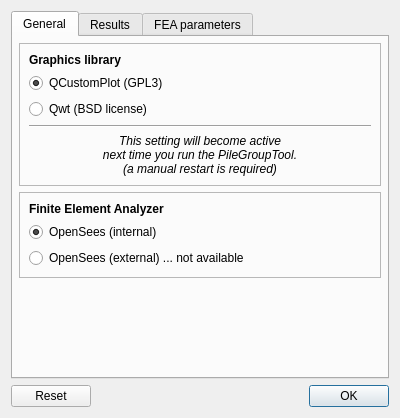
<?xml version="1.0" encoding="UTF-8"?>
<ui version="4.0">
 <class>DialogPreferences</class>
 <widget class="QDialog" name="DialogPreferences">
  <property name="geometry">
   <rect>
    <x>0</x>
    <y>0</y>
    <width>400</width>
    <height>418</height>
   </rect>
  </property>
  <property name="windowTitle">
   <string>Dialog</string>
  </property>
  <layout class="QVBoxLayout" name="verticalLayout">
   <item>
    <widget class="QTabWidget" name="tabWidget">
     <property name="currentIndex">
      <number>0</number>
     </property>
     <widget class="QWidget" name="tab_3">
      <attribute name="title">
       <string>General</string>
      </attribute>
      <layout class="QGridLayout" name="gridLayout_2">
       <property name="leftMargin">
        <number>6</number>
       </property>
       <property name="topMargin">
        <number>6</number>
       </property>
       <property name="rightMargin">
        <number>6</number>
       </property>
       <property name="bottomMargin">
        <number>6</number>
       </property>
       <item row="0" column="0">
        <widget class="QFrame" name="frame">
         <property name="minimumSize">
          <size>
           <width>0</width>
           <height>20</height>
          </size>
         </property>
         <property name="frameShape">
          <enum>QFrame::StyledPanel</enum>
         </property>
         <property name="frameShadow">
          <enum>QFrame::Raised</enum>
         </property>
         <layout class="QVBoxLayout" name="verticalLayout_6">
          <item>
           <widget class="QLabel" name="label_8">
            <property name="font">
             <font>
              <weight>75</weight>
              <bold>true</bold>
             </font>
            </property>
            <property name="text">
             <string>Graphics library</string>
            </property>
           </widget>
          </item>
          <item>
           <widget class="QRadioButton" name="rbtn_useQCP">
            <property name="text">
             <string>QCustomPlot (GPL3)</string>
            </property>
            <property name="checked">
             <bool>true</bool>
            </property>
           </widget>
          </item>
          <item>
           <widget class="QRadioButton" name="rbtn_useQwt">
            <property name="text">
             <string>Qwt (BSD license)</string>
            </property>
           </widget>
          </item>
          <item>
           <widget class="Line" name="line">
            <property name="orientation">
             <enum>Qt::Horizontal</enum>
            </property>
           </widget>
          </item>
          <item>
           <widget class="QLabel" name="label_restartInfo">
            <property name="font">
             <font>
              <italic>true</italic>
              <underline>false</underline>
             </font>
            </property>
            <property name="text">
             <string>This setting will become active 
next time you run the PileGroupTool.
(a manual restart is required)</string>
            </property>
            <property name="alignment">
             <set>Qt::AlignCenter</set>
            </property>
           </widget>
          </item>
         </layout>
        </widget>
       </item>
       <item row="3" column="0">
        <widget class="QFrame" name="frame_2">
         <property name="minimumSize">
          <size>
           <width>0</width>
           <height>20</height>
          </size>
         </property>
         <property name="frameShape">
          <enum>QFrame::StyledPanel</enum>
         </property>
         <property name="frameShadow">
          <enum>QFrame::Raised</enum>
         </property>
         <layout class="QVBoxLayout" name="verticalLayout_5">
          <item>
           <widget class="QLabel" name="label_9">
            <property name="font">
             <font>
              <weight>75</weight>
              <bold>true</bold>
             </font>
            </property>
            <property name="text">
             <string>Finite Element Analyzer</string>
            </property>
           </widget>
          </item>
          <item>
           <widget class="QRadioButton" name="rbtn_OpenSeesInt">
            <property name="text">
             <string>OpenSees (internal)</string>
            </property>
            <property name="checkable">
             <bool>true</bool>
            </property>
            <property name="checked">
             <bool>true</bool>
            </property>
           </widget>
          </item>
          <item>
           <widget class="QRadioButton" name="rbtn_OpenSeesExt">
            <property name="text">
             <string>OpenSees (external) ... not available</string>
            </property>
            <property name="checkable">
             <bool>false</bool>
            </property>
           </widget>
          </item>
         </layout>
        </widget>
       </item>
       <item row="5" column="0">
        <spacer name="verticalSpacer">
         <property name="orientation">
          <enum>Qt::Vertical</enum>
         </property>
         <property name="sizeHint" stdset="0">
          <size>
           <width>20</width>
           <height>40</height>
          </size>
         </property>
        </spacer>
       </item>
      </layout>
     </widget>
     <widget class="QWidget" name="tab">
      <attribute name="title">
       <string>Results</string>
      </attribute>
      <layout class="QVBoxLayout" name="verticalLayout_2">
       <item>
        <widget class="QLabel" name="label">
         <property name="minimumSize">
          <size>
           <width>0</width>
           <height>20</height>
          </size>
         </property>
         <property name="maximumSize">
          <size>
           <width>16777215</width>
           <height>30</height>
          </size>
         </property>
         <property name="font">
          <font>
           <weight>75</weight>
           <bold>true</bold>
          </font>
         </property>
         <property name="text">
          <string>Display Graphics</string>
         </property>
        </widget>
       </item>
       <item>
        <widget class="QCheckBox" name="chkBx_displacement">
         <property name="enabled">
          <bool>true</bool>
         </property>
         <property name="text">
          <string>Lateral displacement</string>
         </property>
        </widget>
       </item>
       <item>
        <widget class="QCheckBox" name="chkBx_pullOut">
         <property name="text">
          <string>Axial displacement</string>
         </property>
        </widget>
       </item>
       <item>
        <widget class="QCheckBox" name="chkBx_moment">
         <property name="enabled">
          <bool>true</bool>
         </property>
         <property name="text">
          <string>Moment diagram</string>
         </property>
        </widget>
       </item>
       <item>
        <widget class="QCheckBox" name="chkBx_shear">
         <property name="text">
          <string>Shear diagram</string>
         </property>
        </widget>
       </item>
       <item>
        <widget class="QCheckBox" name="chkBx_axialForce">
         <property name="text">
          <string>Axial force diagram</string>
         </property>
        </widget>
       </item>
       <item>
        <widget class="QCheckBox" name="chkBx_stress">
         <property name="text">
          <string>Vertical stress diagram</string>
         </property>
        </widget>
       </item>
       <item>
        <widget class="QCheckBox" name="chkBx_pu">
         <property name="text">
          <string>p ultimate graph</string>
         </property>
        </widget>
       </item>
       <item>
        <widget class="QCheckBox" name="chkBx_y50">
         <property name="text">
          <string>compliance (y50) graph</string>
         </property>
        </widget>
       </item>
      </layout>
     </widget>
     <widget class="QWidget" name="tab_2">
      <attribute name="title">
       <string>FEA parameters</string>
      </attribute>
      <layout class="QGridLayout" name="gridLayout">
       <item row="0" column="0" colspan="2">
        <widget class="QLabel" name="label_2">
         <property name="minimumSize">
          <size>
           <width>0</width>
           <height>20</height>
          </size>
         </property>
         <property name="maximumSize">
          <size>
           <width>16777215</width>
           <height>30</height>
          </size>
         </property>
         <property name="font">
          <font>
           <weight>75</weight>
           <bold>true</bold>
          </font>
         </property>
         <property name="text">
          <string>OpenSees options (information only)</string>
         </property>
        </widget>
       </item>
       <item row="1" column="0">
        <widget class="QLabel" name="label_7">
         <property name="enabled">
          <bool>false</bool>
         </property>
         <property name="text">
          <string>Max number of piles:</string>
         </property>
        </widget>
       </item>
       <item row="1" column="1">
        <widget class="QSpinBox" name="maxNumberOfPiles">
         <property name="enabled">
          <bool>false</bool>
         </property>
        </widget>
       </item>
       <item row="2" column="0">
        <widget class="QLabel" name="label_4">
         <property name="enabled">
          <bool>false</bool>
         </property>
         <property name="text">
          <string>Min elements per layer:</string>
         </property>
        </widget>
       </item>
       <item row="2" column="1">
        <widget class="QSpinBox" name="minElementsPerLayer">
         <property name="enabled">
          <bool>false</bool>
         </property>
        </widget>
       </item>
       <item row="3" column="0">
        <widget class="QLabel" name="label_6">
         <property name="enabled">
          <bool>false</bool>
         </property>
         <property name="text">
          <string>Max elements per layer:</string>
         </property>
        </widget>
       </item>
       <item row="3" column="1">
        <widget class="QSpinBox" name="maxElementsPerLayer">
         <property name="enabled">
          <bool>false</bool>
         </property>
        </widget>
       </item>
       <item row="4" column="0">
        <widget class="QLabel" name="label_3">
         <property name="enabled">
          <bool>false</bool>
         </property>
         <property name="text">
          <string>Elements above ground:</string>
         </property>
        </widget>
       </item>
       <item row="4" column="1">
        <widget class="QSpinBox" name="elementsAboveGround">
         <property name="enabled">
          <bool>false</bool>
         </property>
        </widget>
       </item>
       <item row="5" column="0">
        <widget class="QLabel" name="label_5">
         <property name="enabled">
          <bool>false</bool>
         </property>
         <property name="text">
          <string>Iteration tolerance:</string>
         </property>
        </widget>
       </item>
       <item row="5" column="1">
        <widget class="QDoubleSpinBox" name="iterationTolerance">
         <property name="enabled">
          <bool>false</bool>
         </property>
        </widget>
       </item>
      </layout>
     </widget>
    </widget>
   </item>
   <item>
    <widget class="QDialogButtonBox" name="buttonBox">
     <property name="orientation">
      <enum>Qt::Horizontal</enum>
     </property>
     <property name="standardButtons">
      <set>QDialogButtonBox::Ok|QDialogButtonBox::Reset</set>
     </property>
    </widget>
   </item>
  </layout>
 </widget>
 <resources/>
 <connections>
  <connection>
   <sender>buttonBox</sender>
   <signal>accepted()</signal>
   <receiver>DialogPreferences</receiver>
   <slot>accept()</slot>
   <hints>
    <hint type="sourcelabel">
     <x>248</x>
     <y>254</y>
    </hint>
    <hint type="destinationlabel">
     <x>157</x>
     <y>274</y>
    </hint>
   </hints>
  </connection>
  <connection>
   <sender>buttonBox</sender>
   <signal>rejected()</signal>
   <receiver>DialogPreferences</receiver>
   <slot>reject()</slot>
   <hints>
    <hint type="sourcelabel">
     <x>316</x>
     <y>260</y>
    </hint>
    <hint type="destinationlabel">
     <x>286</x>
     <y>274</y>
    </hint>
   </hints>
  </connection>
 </connections>
</ui>
